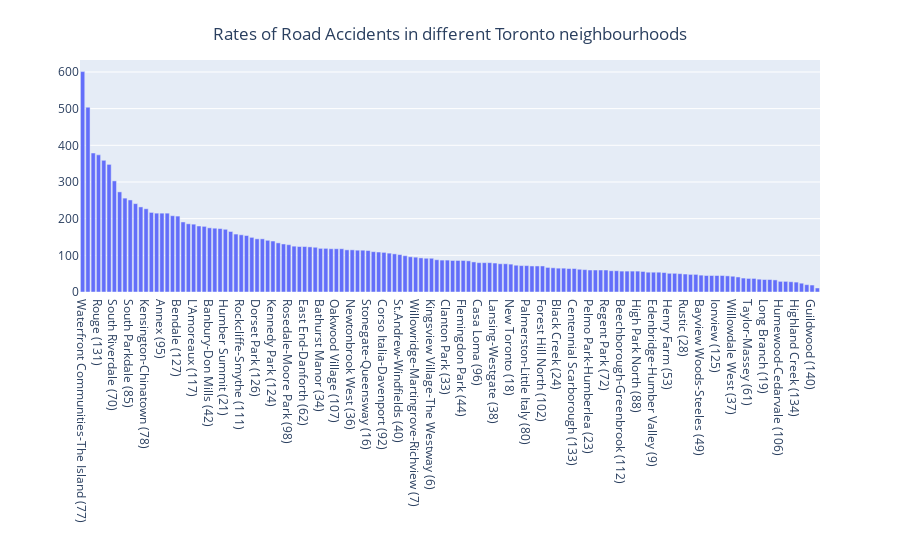

Here is the notebook cell this chart was saved with:
### Code cell
fig = px.bar(df_clean, x = df_clean['Neighbourhood'].value_counts().index , y = df_clean['Neighbourhood'].value_counts(), labels={'x':'','y':''})
fig.update_layout(
    title={
        'text': "Rates of Road Accidents in different Toronto neighbourhoods",
        'y':0.95,
        'x':0.5,
        'xanchor': 'center',
        'yanchor': 'top'})
fig.show()

### Figure 1 — Plotly figure (JSON) as saved in the notebook; plotly's stock layout.template omitted (floating-point values rounded to 4 significant figures; data arrays with more than 128 entries replaced by an {"elided": "..."} marker saying what was removed)
{"data": [{"alignmentgroup": "True", "hovertemplate": "=%{y}<extra></extra>", "legendgroup": "", "marker": {"color": "#636efa"}, "name": "", "offsetgroup": "", "orientation": "v", "showlegend": false, "textposition": "auto", "type": "bar", "x": {"elided": "140 str values"}, "xaxis": "x", "y": {"elided": "140 int values"}, "yaxis": "y"}], "layout": {"barmode": "relative", "legend": {"tracegroupgap": 0}, "margin": {"t": 60}, "title": {"text": "Rates of Road Accidents in different Toronto neighbourhoods", "x": 0.5, "xanchor": "center", "y": 0.95, "yanchor": "top"}, "xaxis": {"anchor": "y", "domain": [0, 1], "title": {"text": ""}}, "yaxis": {"anchor": "x", "domain": [0, 1], "title": {"text": ""}}}}
